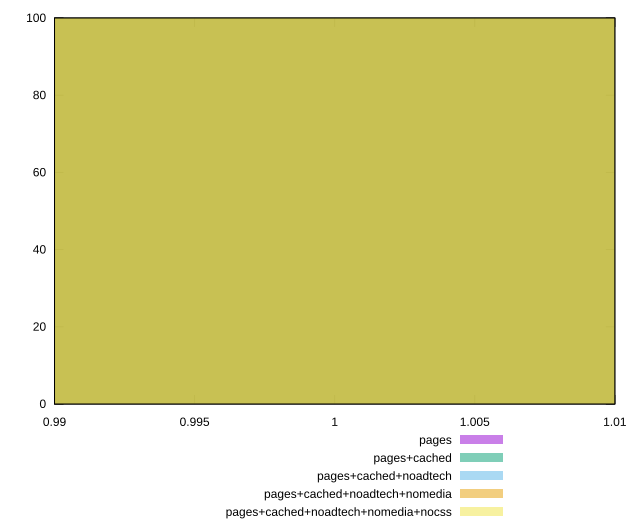

gnuplot code for this plot:
reset

$pages <<EOF
1 100
EOF

$pagesCached <<EOF
1 100
EOF

$pagesCachedNoadtech <<EOF
1 100
EOF

$pagesCachedNoadtechNomedia <<EOF
1 100
EOF

$pagesCachedNoadtechNomediaNocss <<EOF
1 100
EOF

set key outside below
set boxwidth 0.1
set xrange [0.99:1.01]
set yrange [0:100]
set trange [0:100]
set style fill transparent solid 0.5 noborder
set terminal svg size 640, 530 enhanced background rgb 'white'
set output "report_00013_2021-02-09T12-04-24.940Z/efficient-animated-content/comparison/histogram/all_score.svg"

plot $pages title "pages" with boxes, \
     $pagesCached title "pages+cached" with boxes, \
     $pagesCachedNoadtech title "pages+cached+noadtech" with boxes, \
     $pagesCachedNoadtechNomedia title "pages+cached+noadtech+nomedia" with boxes, \
     $pagesCachedNoadtechNomediaNocss title "pages+cached+noadtech+nomedia+nocss" with boxes

reset
